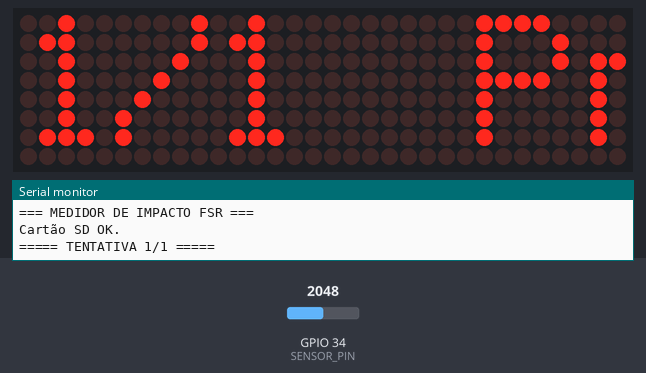
Recording of a sketch running on a simulated ESP32. Parts: 32×8 LED matrix, the last lines printed to the serial monitor. The test bench sets the inputs (shaded band); at power-on: GPIO 34 (SENSOR_PIN) = 2048 (analog values on the 0–4095 scale). Storage starts empty.

Above: at 7.38 s.
7.4 s: GPIO 34 (SENSOR_PIN) set to 538
9.0 s: GPIO 34 (SENSOR_PIN) set to 481
At 9.12 s:
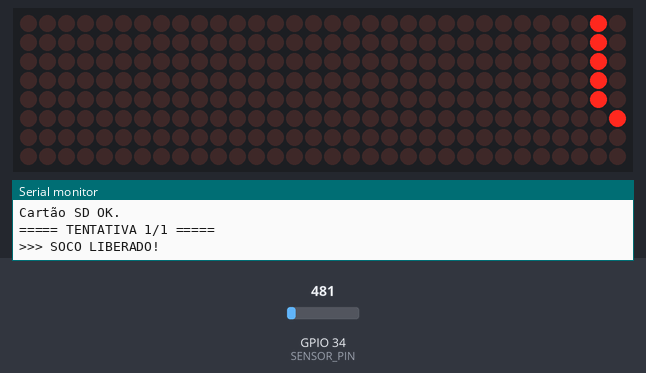
At 9.48 s:
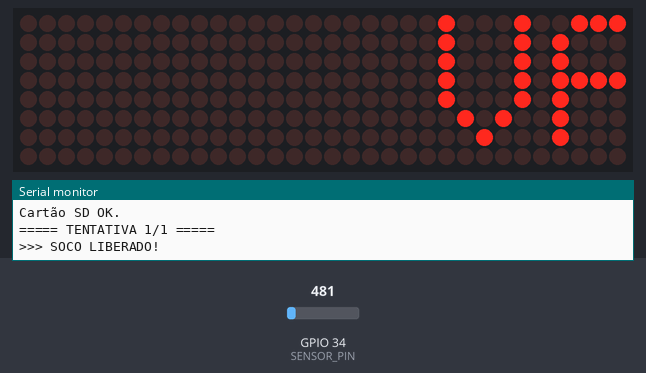

The sketch:

le_tres_socos.ino
```cpp
// ============================================================
// SOCO ELETRÔNICO - ESP32 + FSR + Matriz MAX7219
// 3 socos -> dano de cada um -> maior dano exibido no final
// Máquina de estados 100% não-bloqueante (sem delay)
// ============================================================

#include <MD_MAX72xx.h>
#include <SPI.h>
#include <SD.h>

// ===================== CONFIGURAÇÕES ========================

// ---- Matriz ----
#define HARDWARE_TYPE MD_MAX72XX::FC16_HW
#define MAX_DEVICES   4
#define CS_PIN        5           // CLK=18 e DIN=23 (SPI de hardware)
#define BRILHO        5           // 0..15
#define SCROLL_DELAY  45          // ms por coluna (menor = mais rápido)
#define CHAR_SPACING  1           // colunas entre caracteres
#define BUF_SIZE      48

// ---- Sensor ----
#define SENSOR_PIN            34
#define ADC_MAX               4095
#define LIMIAR_IMPACTO        500   // valor bruto que caracteriza um soco
#define LEITURAS_CONFIRMACAO  2     // leituras seguidas acima do limiar (filtra ruído)
#define TEMPO_FIM_IMPACTO     100   // ms abaixo do limiar => soco terminou

// ---- Jogo ----
#define TOTAL_TENTATIVAS  1
#define TEMPO_PREPARACAO  6500      // ms com FSR ignorado (tempo p/ "Prepare-se x/3" rolar inteiro)
#define TEMPO_LIMITE_SOCO 15000     // ms esperando o soco (senão valor = 0)
#define TEMPO_RESULTADO   8000      // ms mostrando "Soco i: v v v" (rola inteiro)
#define TEMPO_REINICIO    10000     // ms no FINALIZADO até reiniciar sozinho
#define BOTAO_PIN         27        // botão p/ novo jogo (para GND, pull-up interno)
#define DEBOUNCE_MS       40

// ---- Cartão SD ----
// Compartilha o barramento SPI (CLK=18, MOSI=23, MISO=19) com a matriz,
// cada módulo com seu próprio CS.
#define CS_PIN_SD   4
#define ARQUIVO_SD  "/resultados.csv"

// ========================= TIPOS ============================

enum class Estado : uint8_t {
  PREPARANDO,
  MEDINDO,
  MOSTRANDO_RESULTADO,
  FINALIZADO
};

struct Jogo {
  Estado   estado = Estado::PREPARANDO;
  uint8_t  tentativa = 0;                    // 1..TOTAL_TENTATIVAS
  uint16_t dano[TOTAL_TENTATIVAS] = {0};
  uint16_t melhor = 0;
  uint32_t tEstado = 0;                      // instante em que entrou no estado
} jogo;

struct Impacto {
  bool     ativo = false;
  uint16_t pico = 0;
  uint8_t  confirmacoes = 0;
  uint32_t tUltimoAcima = 0;
} impacto;

// ======================== DISPLAY ===========================

MD_MAX72XX mx(HARDWARE_TYPE, CS_PIN, MAX_DEVICES);

uint8_t curMessage[BUF_SIZE] = "  ";
uint8_t newMessage[BUF_SIZE];
bool    newMessageAvailable = false;

// Único ponto de entrada para trocar o texto exibido
void exibir(const char *fmt, ...) {
  va_list args;
  va_start(args, fmt);
  vsnprintf((char *)newMessage, BUF_SIZE - 3, fmt, args);
  va_end(args);
  strcat((char *)newMessage, "   ");        // espaço entre repetições
  newMessageAvailable = true;
}

void scrollDataSink(uint8_t dev, MD_MAX72XX::transformType_t t, uint8_t col) {}

// Callback: fornece a próxima coluna de pixels ao scroll
uint8_t scrollDataSource(uint8_t dev, MD_MAX72XX::transformType_t t) {
  static uint8_t *p = curMessage;
  static enum { NEW_MESSAGE, LOAD_CHAR, SHOW_CHAR, BETWEEN_CHAR } state = LOAD_CHAR;
  static uint8_t curLen, showLen;
  static uint8_t cBuf[15];
  uint8_t colData = 0;

  if (newMessageAvailable) {                // troca imediata de mensagem
    state = NEW_MESSAGE;
    mx.clear();
  }

  switch (state) {
    case NEW_MESSAGE:
      memcpy(curMessage, newMessage, BUF_SIZE);
      newMessageAvailable = false;
      p = curMessage;
      state = LOAD_CHAR;
      break;

    case LOAD_CHAR:
      showLen = mx.getChar(*p++, sizeof(cBuf), cBuf);
      curLen = 0;
      state = SHOW_CHAR;
      if (*p == '\0') p = curMessage;       // fim: recomeça a mensagem
      // fall through

    case SHOW_CHAR:
      colData = cBuf[curLen++];
      if (curLen == showLen) {
        showLen = CHAR_SPACING;
        curLen = 0;
        state = BETWEEN_CHAR;
      }
      break;

    case BETWEEN_CHAR:
      colData = 0;
      if (++curLen == showLen) state = LOAD_CHAR;
      break;

    default:
      state = LOAD_CHAR;
  }
  return colData;
}

void atualizarScroll() {
  static uint32_t prev = 0;
  uint32_t agora = millis();
  if (agora - prev >= SCROLL_DELAY) {
    mx.transform(MD_MAX72XX::TSL);
    prev = agora;
  }
}

// ======================== CARTÃO SD ==========================

bool sdDisponivel = false;

// Acrescenta uma linha "tentativa n;valor=i" no CSV do cartão SD
void salvarResultadoSD(uint8_t numTentativas, uint16_t melhorValor) {
  if (!sdDisponivel) {
    Serial.println("SD indisponível: resultado não foi salvo.");
    return;
  }

  File arquivo = SD.open(ARQUIVO_SD, FILE_APPEND);
  if (!arquivo) {
    Serial.println("Falha ao abrir o arquivo no SD.");
    return;
  }

  arquivo.printf("tentativa %u;valor=%u\n", numTentativas, melhorValor);
  arquivo.close();

  Serial.printf("Resultado salvo no SD: tentativa %u;valor=%u\n", numTentativas, melhorValor);
}

// ======================== BOTÃO =============================

// Retorna true uma única vez por clique (com debounce)
bool botaoPressionado() {
  static bool estavaPressionado = false;
  static uint32_t tMudanca = 0;
  bool lido = (digitalRead(BOTAO_PIN) == LOW);
  uint32_t agora = millis();

  if (lido != estavaPressionado && agora - tMudanca >= DEBOUNCE_MS) {
    tMudanca = agora;
    estavaPressionado = lido;
    return lido;
  }
  return false;
}

// ======================== SENSOR ============================

void resetarImpacto() {
  impacto = Impacto();
}

// Converte o valor bruto do ADC (0-4095) para a escala de pontuação (0-255),
// de forma proporcional. Usa uint32_t na multiplicação para evitar overflow.
uint8_t converterEscala(uint16_t valorBruto) {
  return (uint8_t)(((uint32_t)valorBruto * 255) / ADC_MAX);
}

// Processa uma leitura. Retorna true quando um soco acabou de terminar
// (o pico fica em impacto.pico).
bool processarSensor() {
  uint16_t valor = analogRead(SENSOR_PIN);
  uint32_t agora = millis();

  if (valor > LIMIAR_IMPACTO) {
    impacto.tUltimoAcima = agora;
    if (!impacto.ativo) {
      if (++impacto.confirmacoes >= LEITURAS_CONFIRMACAO) {
        impacto.ativo = true;
        impacto.pico = valor;
        Serial.println(">>> Impacto detectado");
      }
    } else if (valor > impacto.pico) {
      impacto.pico = valor;
    }
  } else if (!impacto.ativo) {
    impacto.confirmacoes = 0;               // ruído isolado: descarta
  }

  return impacto.ativo && (agora - impacto.tUltimoAcima >= TEMPO_FIM_IMPACTO);
}

// ================= TRANSIÇÕES DE ESTADO =====================

void entrarEstado(Estado novo) {
  jogo.estado = novo;
  jogo.tEstado = millis();

  switch (novo) {
    case Estado::PREPARANDO:
      Serial.printf("\n===== TENTATIVA %u/%u =====\n", jogo.tentativa, TOTAL_TENTATIVAS);
      exibir("Prepare-se %u/%u", jogo.tentativa, TOTAL_TENTATIVAS);
      break;

    case Estado::MEDINDO:
      resetarImpacto();
      Serial.println(">>> SOCO LIBERADO!");
      exibir("VAI!");
      break;

    case Estado::MOSTRANDO_RESULTADO: {
      uint16_t d = jogo.dano[jogo.tentativa - 1];
      Serial.printf("Tentativa %u - dano: %u\n", jogo.tentativa, d);
      exibir("Soco %u: %u %u %u", jogo.tentativa, d, d, d);
      break;
    }

    case Estado::FINALIZADO:
      jogo.melhor = 0;
      for (uint8_t i = 0; i < TOTAL_TENTATIVAS; i++)
        if (jogo.dano[i] > jogo.melhor) jogo.melhor = jogo.dano[i];

      Serial.println("\n========= FIM DO JOGO =========");
      for (uint8_t i = 0; i < TOTAL_TENTATIVAS; i++)
        Serial.printf("Tentativa %u: %u\n", i + 1, jogo.dano[i]);
      Serial.printf("MAIOR DANO: %u\n", jogo.melhor);
      exibir("Melhor: %u", jogo.melhor);

      salvarResultadoSD(jogo.tentativa, jogo.melhor);
      break;
  }
}

void novaRodada() {
  memset(jogo.dano, 0, sizeof(jogo.dano));
  jogo.melhor = 0;
  jogo.tentativa = 1;
  entrarEstado(Estado::PREPARANDO);
}

void registrarSoco(uint16_t dano) {
  jogo.dano[jogo.tentativa - 1] = dano;
  entrarEstado(Estado::MOSTRANDO_RESULTADO);
}

// ===================== MÁQUINA DE ESTADOS ===================

void atualizarJogo() {
  uint32_t decorrido = millis() - jogo.tEstado;

  switch (jogo.estado) {

    case Estado::PREPARANDO:
      // FSR ignorado. Só libera quando o tempo passou E o sensor
      // está em repouso (evita contar pressão residual/encostada).
      if (decorrido >= TEMPO_PREPARACAO && analogRead(SENSOR_PIN) < LIMIAR_IMPACTO)
        entrarEstado(Estado::MEDINDO);
      break;

    case Estado::MEDINDO:
      if (processarSensor()) {
        registrarSoco(converterEscala(impacto.pico));   // pico bruto (0-4095) convertido p/ escala 0-255
      } else if (!impacto.ativo && decorrido >= TEMPO_LIMITE_SOCO) {
        Serial.println("Tempo esgotado: nenhum soco detectado");
        registrarSoco(0);
      }
      break;

    case Estado::MOSTRANDO_RESULTADO:
      // FSR não é lido aqui.
      if (decorrido >= TEMPO_RESULTADO) {
        if (jogo.tentativa < TOTAL_TENTATIVAS) {
          jogo.tentativa++;
          entrarEstado(Estado::PREPARANDO);
        } else {
          entrarEstado(Estado::FINALIZADO);
        }
      }
      break;

    case Estado::FINALIZADO:
      if (botaoPressionado() || decorrido >= TEMPO_REINICIO)
        novaRodada();
      break;
  }
}

// ======================= SETUP / LOOP =======================

void setup() {
  Serial.begin(115200);
  Serial.println("\n=== MEDIDOR DE IMPACTO FSR ===");

  analogReadResolution(12);
  analogSetPinAttenuation(SENSOR_PIN, ADC_11db);
  pinMode(BOTAO_PIN, INPUT_PULLUP);

  mx.begin();
  mx.control(MD_MAX72XX::INTENSITY, BRILHO);
  mx.setShiftDataInCallback(scrollDataSource);
  mx.setShiftDataOutCallback(scrollDataSink);

  sdDisponivel = SD.begin(CS_PIN_SD);
  if (sdDisponivel)
    Serial.println("Cartão SD OK.");
  else
    Serial.println("Cartão SD não encontrado - resultados não serão salvos.");

  novaRodada();
}

void loop() {
  atualizarJogo();
  atualizarScroll();
}
```

Measured:
- the behaviour switches between 500 and 499 on GPIO 34 (SENSOR_PIN) (found by bisection; images 0 and 1)
- after the input at 9.0 s, the display: first changes at once (image 1 shows a later state)
